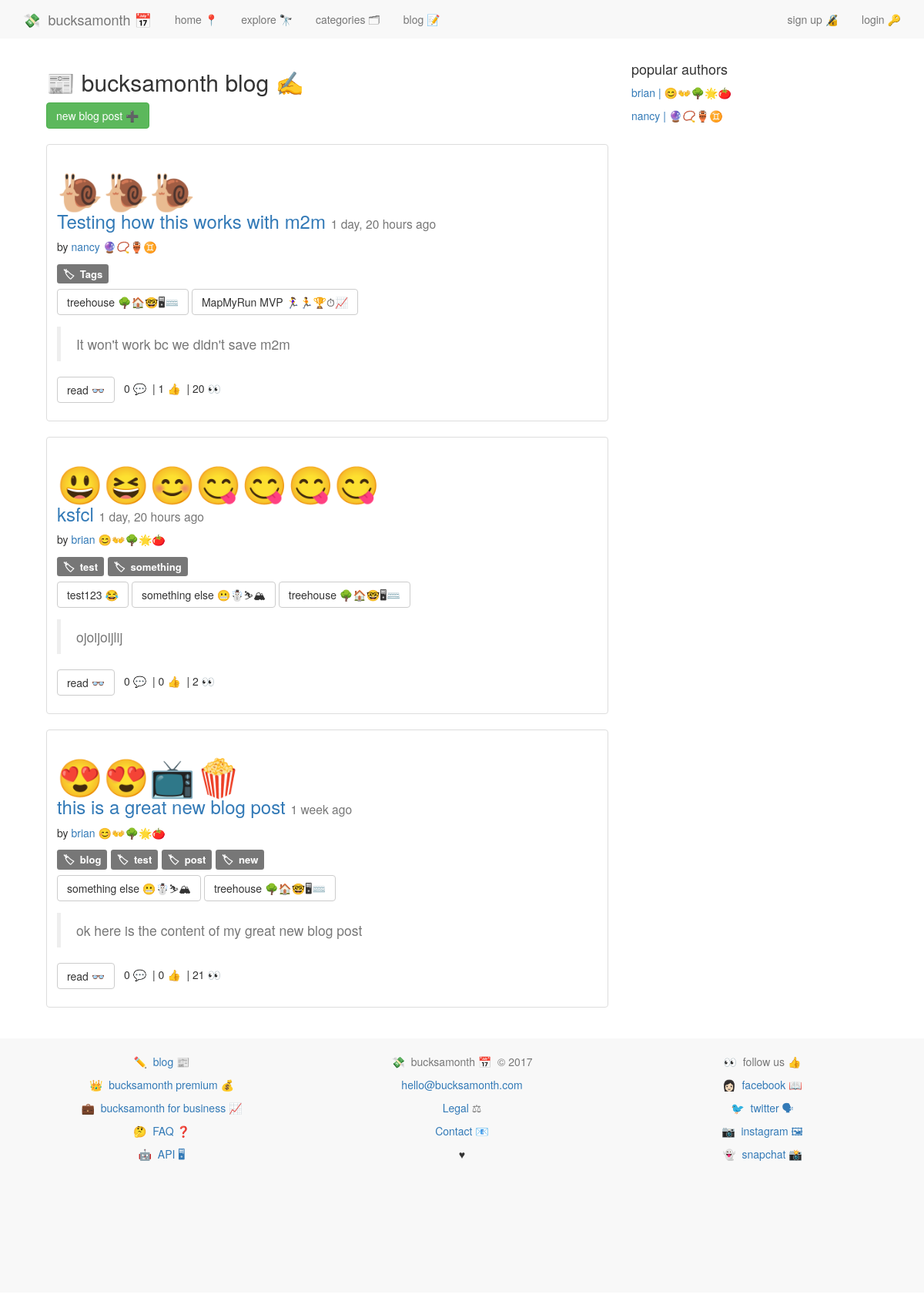
The page /blog/ on the database as committed earlier.
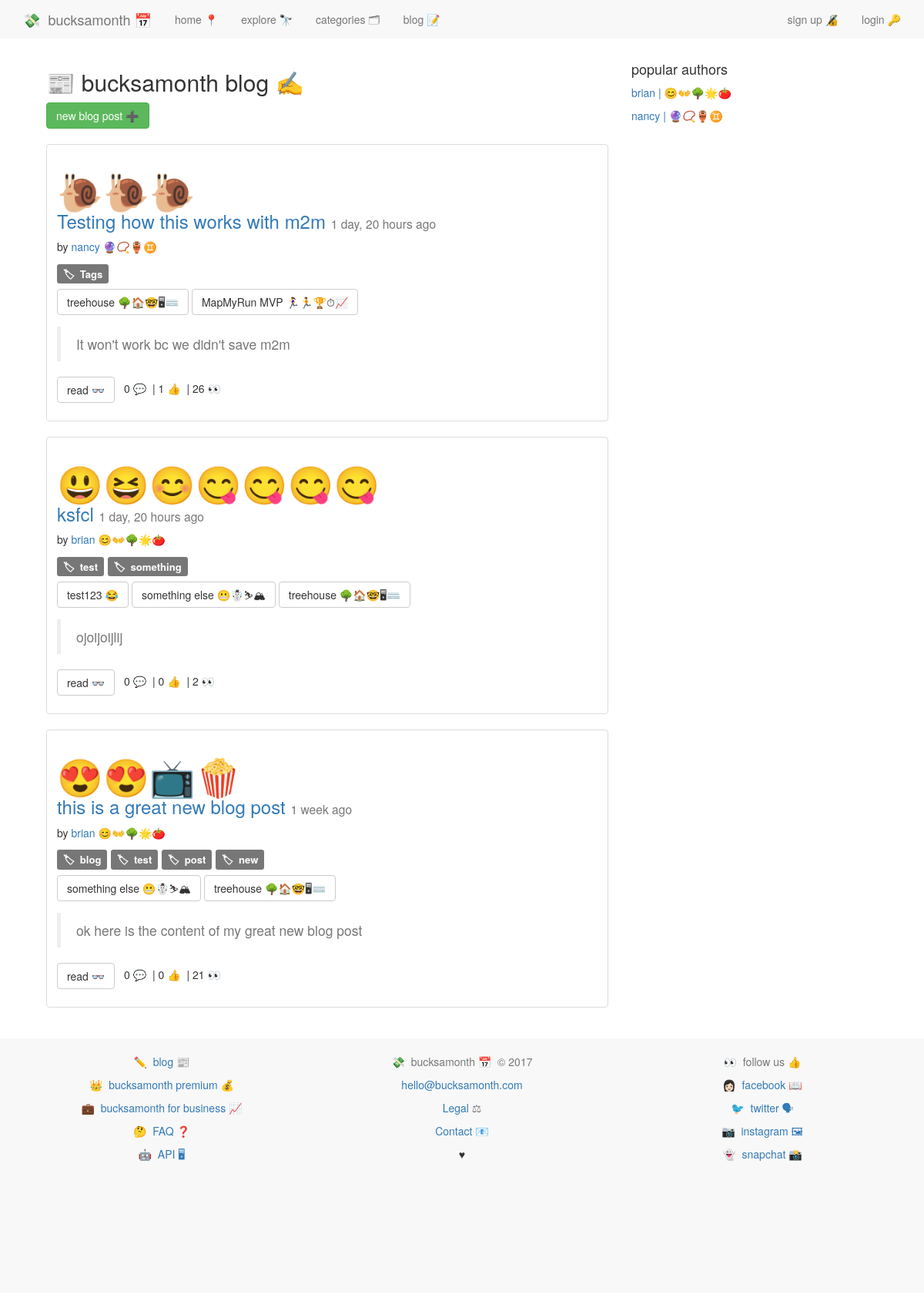
The same page on the database as committed later.
### blog/models.py (models this page shows, shortened)
class Post(models.Model):
    user               = models.ForeignKey(settings.AUTH_USER_MODEL)
    approved           = models.BooleanField(default=False, blank=True)
    title              = models.CharField(max_length=100)
    emoji              = models.CharField(max_length=50, blank=True)
    slug               = models.SlugField(unique=True)
    views              = models.PositiveIntegerField(default=0)
    services           = models.ManyToManyField(Service, blank=True, related_name="post_service")
    tags = TaggableManager()
    likes = models.ManyToManyField(settings.AUTH_USER_MODEL, blank=True, related_name='post_likes')
    content = models.TextField()
    draft = models.BooleanField(default=False)
    publish = models.DateField(auto_now=False, auto_now_add=False)
    updated = models.DateTimeField(auto_now=True, auto_now_add=False)
    timestamp = models.DateTimeField(auto_now=False, auto_now_add=True)
    class Meta:
        ordering = ['-timestamp', '-updated']
    @property
    def comments(self):
        instance = self
        qs = Comment.objects.filter_by_instance(instance)
        return qs
    def get_absolute_url(self):
        return reverse("blog:detail", kwargs={"slug":self.slug})

### accounts/models.py (models this page shows, shortened)
class UserProfile(models.Model):
	user = models.OneToOneField(User)
	description = models.CharField(max_length=100, default='')
	twitter = models.CharField(max_length=100, default='')
	emoji = models.CharField(max_length=10, default='')
	setup = models.BooleanField(default=False)
	uid = models.CharField(default=uuid.uuid4, max_length=40)
	email_valid = models.BooleanField(default=False)
	followers = models.ManyToManyField('self')

### blog/views.py (the view)
def index(request):
    queryset_list = Post.objects.all()
    authors = list(set([post.user for post in queryset_list]))
    context = {
        'object_list':queryset_list,
        'authors':authors,
    }
    return render(request, 'blog/index.html', context)

### comments/models.py (called while the page is built)
	def filter_by_instance(self, instance):
		content_type = ContentType.objects.get_for_model(instance.__class__)
		obj_id = instance.id
		qs = super(CommentManager, self).filter(content_type=content_type, object_id=obj_id)
		return qs

### services/models.py (called while the page is built)
	def __str__(self):
		return str(self.service_name)

	def get_absolute_url(self):
		return "/services/%s/" % self.service_slug

### blog/templates/blog/index.html (shortened to what this page needs)
{% extends 'base.html' %}
{% block content %}
{% include 'nav.html' %}
<div class="container">
<div class="col-md-8">
  <h2>📰 bucksamonth blog ✍️</h2>
  <a class="btn btn-success" href="{% url 'blog:create' %}">new blog post ➕</a>
  <br /></br/>
{% for object in object_list %}
<div class="thumbnail">
  <div class="caption post-detail-item">
    <h3><a class="link-fancy" href="{{ object.get_absolute_url }}"><span class="link-fancy" style="font-size:2em">{{ object.emoji }}</span></a><br/><a href="{{ object.get_absolute_url }}">{{ object.title }}</a> <small>{{ object.timestamp | timesince }} ago</small></h3>
    <p>by <a style="text-decoration:none;" href="{% url 'blog:author_view' username=object.user.username %}">{{ object.user.username }} {{ object.user.userprofile.emoji }}</a></p>
    <p><span style="font-size:1.25em; word-wrap:break-word;">{% for tag in object.tags.all %}<a class="label label-default" href="{% url 'blog:tag_view' slug=tag %}">🏷&nbsp;&nbsp;{{ tag }}</a>&nbsp;{% endfor %}</span></p>
    {% if object.services.all.count > 0 %}
    <p><span class="button-wrapper">{% for service in object.services.all %}<a class="btn btn-default" href="{{ service.get_absolute_url }}">{{ service }} {{ service.emoji }}</a> {% endfor %}</span></p>
    {% endif %}
    <blockquote class="text-muted">{{ object.content | safe }}</blockquote>
    <p><a href="{{ object.get_absolute_url }}" class="btn btn-default" role="button">read 👓</a> {{ object.comments.count }} 💬&nbsp;&nbsp;| {{ object.likes.count }} 👍&nbsp;&nbsp;| {{ object.views }} 👀
  </div>
</div>
{% endfor %}
</div>
<div class="col-md-4">
  <h4>popular authors</h4>
    {% for author in authors %}
      <a href="{% url 'blog:author_view' username=author %}">{{ author }} | {{ author.userprofile.emoji }}</a></p>
    {% endfor %}
</div>
</div>
{% endblock %}

Rows that differ between the two databases and show on the page:
changed Post "Testing how this works with m2m": views "20" → "26"
